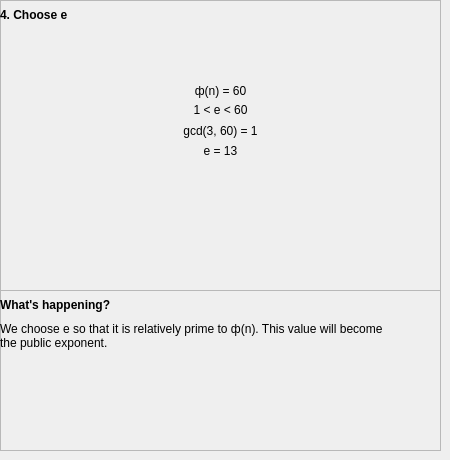
        <widget class="QWidget" name="pg_ersapg4">
         <widget class="QFrame" name="fr_ersawh4">
          <property name="geometry">
           <rect>
            <x>0</x>
            <y>290</y>
            <width>441</width>
            <height>161</height>
           </rect>
          </property>
          <property name="frameShape">
           <enum>QFrame::StyledPanel</enum>
          </property>
          <property name="frameShadow">
           <enum>QFrame::Raised</enum>
          </property>
          <widget class="QLabel" name="lbl_ersawh4_ex">
           <property name="geometry">
            <rect>
             <x>0</x>
             <y>30</y>
             <width>441</width>
             <height>31</height>
            </rect>
           </property>
           <property name="text">
            <string>We choose e so that it is relatively prime to ф(n). This value will become 
the public exponent.</string>
           </property>
          </widget>
          <widget class="QLabel" name="lbl_ersawh4_wh">
           <property name="geometry">
            <rect>
             <x>0</x>
             <y>0</y>
             <width>211</width>
             <height>31</height>
            </rect>
           </property>
           <property name="text">
            <string>&lt;html&gt;&lt;head/&gt;&lt;body&gt;&lt;p&gt;&lt;span style=&quot; font-size:9pt; font-weight:600;&quot;&gt;What's happening?&lt;/span&gt;&lt;/p&gt;&lt;/body&gt;&lt;/html&gt;</string>
           </property>
           <property name="alignment">
            <set>Qt::AlignLeading|Qt::AlignLeft|Qt::AlignVCenter</set>
           </property>
          </widget>
         </widget>
         <widget class="QFrame" name="fr_ersamn4">
          <property name="geometry">
           <rect>
            <x>0</x>
            <y>0</y>
            <width>441</width>
            <height>291</height>
           </rect>
          </property>
          <property name="frameShape">
           <enum>QFrame::StyledPanel</enum>
          </property>
          <property name="frameShadow">
           <enum>QFrame::Raised</enum>
          </property>
          <widget class="QLabel" name="lbl_ersamn4_fen">
           <property name="geometry">
            <rect>
             <x>0</x>
             <y>80</y>
             <width>441</width>
             <height>21</height>
            </rect>
           </property>
           <property name="text">
            <string>ф(n) = 60</string>
           </property>
           <property name="alignment">
            <set>Qt::AlignCenter</set>
           </property>
          </widget>
          <widget class="QLabel" name="lbl_ersamn4_ce">
           <property name="geometry">
            <rect>
             <x>0</x>
             <y>0</y>
             <width>221</width>
             <height>31</height>
            </rect>
           </property>
           <property name="text">
            <string>&lt;html&gt;&lt;head/&gt;&lt;body&gt;&lt;p&gt;&lt;span style=&quot; font-size:9pt; font-weight:600;&quot;&gt;4. Choose e&lt;/span&gt;&lt;/p&gt;&lt;/body&gt;&lt;/html&gt;</string>
           </property>
           <property name="alignment">
            <set>Qt::AlignLeading|Qt::AlignLeft|Qt::AlignVCenter</set>
           </property>
          </widget>
          <widget class="QLabel" name="lbl_ersamn4_e">
           <property name="geometry">
            <rect>
             <x>0</x>
             <y>140</y>
             <width>441</width>
             <height>21</height>
            </rect>
           </property>
           <property name="text">
            <string>e = 13</string>
           </property>
           <property name="alignment">
            <set>Qt::AlignCenter</set>
           </property>
          </widget>
          <widget class="QLabel" name="lbl_ersamn4_gcd">
           <property name="geometry">
            <rect>
             <x>0</x>
             <y>120</y>
             <width>441</width>
             <height>21</height>
            </rect>
           </property>
           <property name="text">
            <string>gcd(3, 60) = 1</string>
           </property>
           <property name="alignment">
            <set>Qt::AlignCenter</set>
           </property>
          </widget>
          <widget class="QLabel" name="lbl_ersamn4_ine">
           <property name="geometry">
            <rect>
             <x>0</x>
             <y>100</y>
             <width>441</width>
             <height>21</height>
            </rect>
           </property>
           <property name="text">
            <string>1 &lt; e &lt; 60</string>
           </property>
           <property name="alignment">
            <set>Qt::AlignCenter</set>
           </property>
          </widget>
         </widget>
        </widget>
